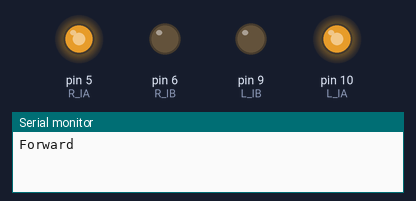
This sketch was run on a simulated Arduino Nano, built with avr-gcc and run on an emulated ATmega328P. Shown: output pins drawn as LEDs (lit = HIGH), the last lines printed to the serial monitor.

Above: at 0.05 s.
At 4.0 s:
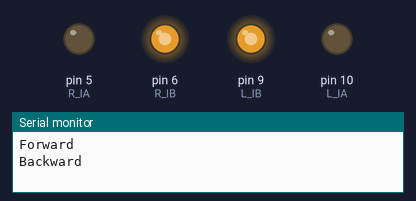
Timing chart, 0 to 5.2 s (numbered marks = the images above):
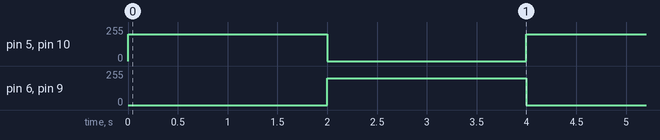

Measured:
- by itself, pin 5 (R_IA), pin 6 (R_IB), pin 9 (L_IB), pin 10 (L_IA): alternates 200/255 for 2.0 s and 0/255 for 2.0 s

The sketch:

motor_test.ino
```cpp
// (licence header left out)
// Left motor driver pins
int L_IA = 10;   // Left motor IA
int L_IB = 9;    // Left motor IB

// Right motor driver pins (swapped in software for mirrored mount)
int R_IA = 5;    // Physically wired to IB (D5)
int R_IB = 6;    // Physically wired to IA (D6)

int motorSpeed = 200;   // Motor speed (0 - 255)

void setup()
{
  Serial.begin(9600);    // Start serial communication

  pinMode(L_IA, OUTPUT);
  pinMode(L_IB, OUTPUT);
  pinMode(R_IA, OUTPUT);
  pinMode(R_IB, OUTPUT);
}

void loop()
{
  // ---------- Forward ----------
  Serial.println("Forward");
  analogWrite(L_IA, motorSpeed);   // Left motor forward
  digitalWrite(L_IB, LOW);
  analogWrite(R_IA, motorSpeed);   // Right motor forward
  digitalWrite(R_IB, LOW);
  delay(2000);

  // ---------- Backward ----------
  Serial.println("Backward");
  digitalWrite(L_IA, LOW);
  analogWrite(L_IB, motorSpeed);   // Left motor backward
  digitalWrite(R_IA, LOW);
  analogWrite(R_IB, motorSpeed);   // Right motor backward
  delay(2000);
}
```
